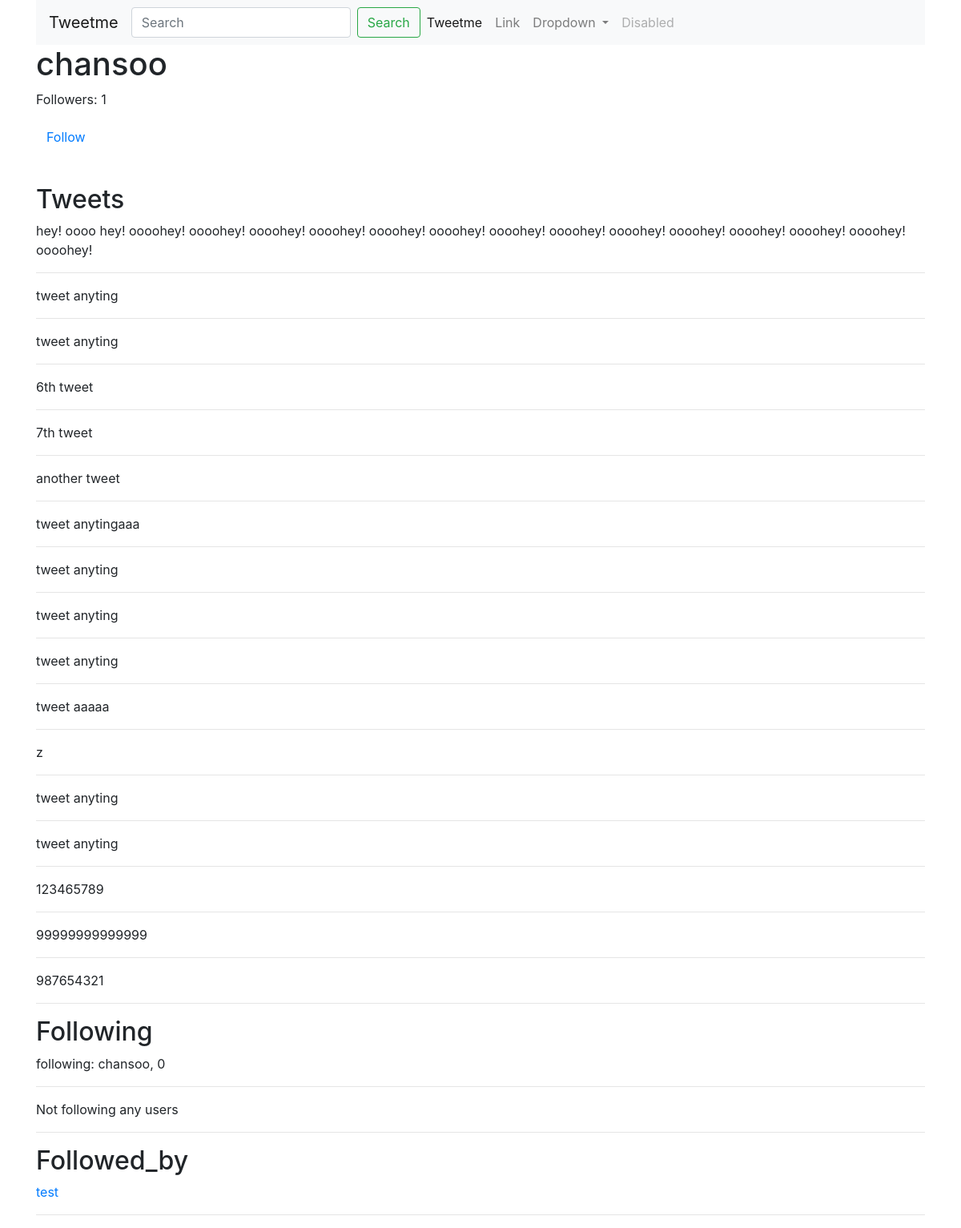
/profile/chansoo/ (signed in), run on an earlier commit of the app's database.
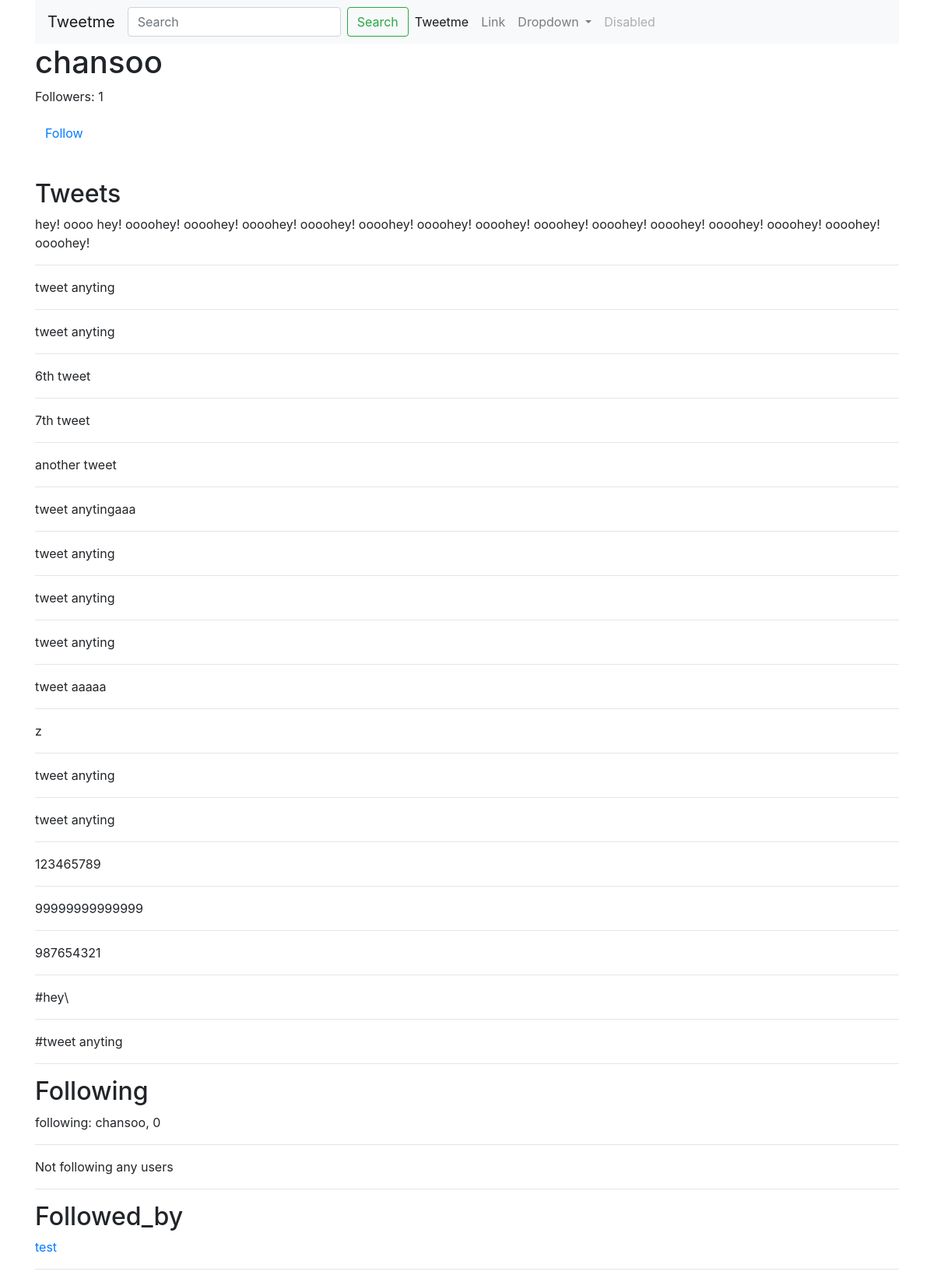
And on a later commit of the database.
### tweets/models.py (models this page shows, shortened)
class Tweet(models.Model):
    user        = models.ForeignKey(settings.AUTH_USER_MODEL, default=1)
    content     = models.CharField(max_length=140, default="tweet anyting", validators=[validate_content])
    updated_at  = models.DateTimeField(auto_now=True)
    timestamp   = models.DateTimeField(auto_now_add=True)
    def __str__(self):
        return str(self.content)

### accounts/models.py (models this page shows, shortened)
class UserProfile(models.Model):
    user        = models.OneToOneField(settings.AUTH_USER_MODEL, related_name='profile')
    following   = models.ManyToManyField(settings.AUTH_USER_MODEL, blank=True, related_name='followed_by')
    objects = UserProfileManager()  # UserProfile.objects.all()
    def __str__(self):
        return "{}, {}".format(self.user.username, self.following.all().count())
    def get_following(self):
        users = self.following.all()
        return users.exclude(username=self.user.username)
    def get_following_url(self):
        return reverse_lazy("profiles:follow", kwargs={'username':self.user.username})

### accounts/views.py (the view)
# urls.py: url(r'^(?P<username>[\w.@+-]+)/$', UserDetailView.as_view(), name='detail'),
class UserDetailView(DetailView):
    template_name = 'accounts/user_detail.html'
    queryset = User.objects.all()
    def get_object(self):
        return get_object_or_404(User, username__iexact=self.kwargs.get("username"))
    def get_context_data(self, *args, **kwargs):
        context = super(UserDetailView, self).get_context_data(*args, **kwargs)
        context['following'] = UserProfile.objects.is_following(self.request.user, self.get_object())
        return context

### accounts/models.py (called while the page is built)
    def all(self):
        qs = self.get_queryset().all()
        print(qs)
        print(self.instance)
        try:
            if(self.instance):
                qs = qs.exclude(user=self.instance)
        except:
            pass
        return qs

    def is_following(self, user, followed_by_user):
        user_profile, created = UserProfile.objects.get_or_create(user=user)
        if created:
            return False
        if followed_by_user in user_profile.following.all():
            return True
        return False

### accounts/templates/accounts/user_detail.html (shortened to what this page needs)
{% extends "base.html" %}
{% block content %}
    <h1>{{ object.username }}</h1>
    <p>Followers: {{ object.followed_by.all.count }}</p>
    <p><a class="btn btn-link" href="{{ object.profile.get_following_url }}">
        {% if following %}
            Unfollow
        {% else %}
            Follow
        {% endif %}
    </a></p></br></hr>
    <h2>Tweets</h2>
    {% for tweet in object.tweet_set.all %}
        {{ tweet }}<br><hr>
    {% endfor %}
    <h2>Following</h2>
        following: {{ object.profile }}<br><hr>
        {% for user in object.profile.get_following %}
        <a href="/profile/{{ user.username }}">{{ user.username }}</a>><br><hr>
        {% empty %}
            Not following any users
        {% endfor %}
    <hr>
    <h2>Followed_by</h2>
        {% for profile in object.followed_by.all %}
            <a href="/profile/{{ profile.user.username }}">{{ profile.user.username }}<br><hr>
        {% empty %}
            Not followed by any users
        {% endfor %}
{% endblock content %}

What changed in the data, as far as the page shows it:
added Tweet: content "#hey\\"
added Tweet: content "#tweet anyting"
